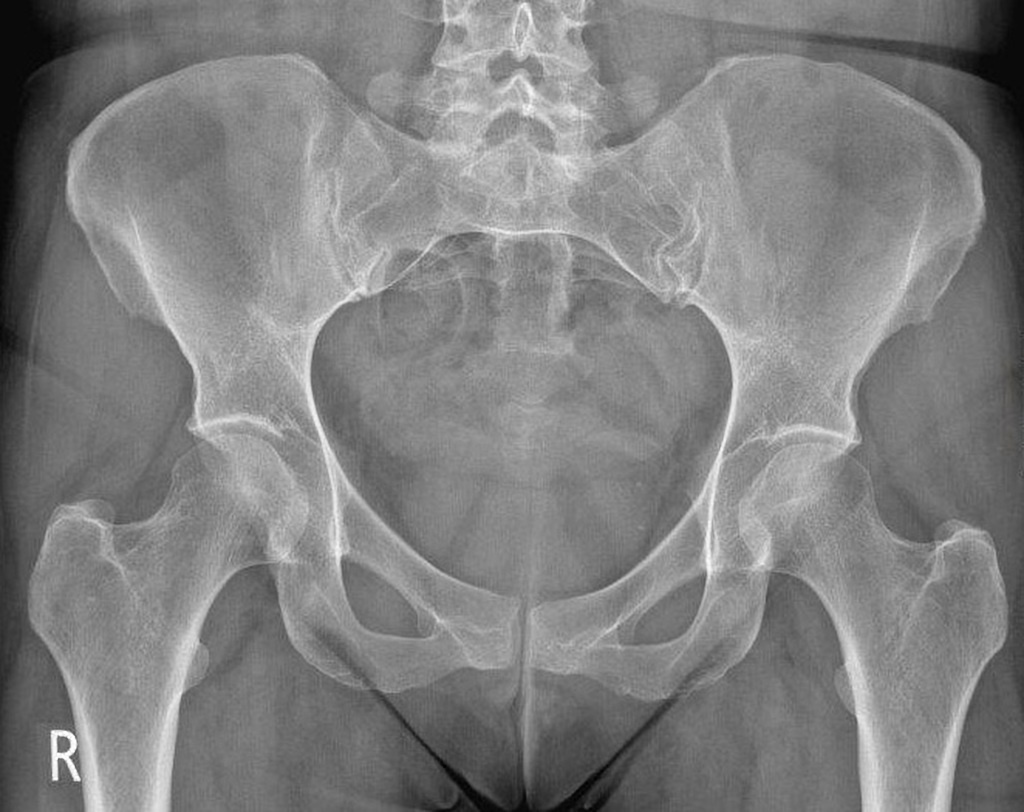
#> input picture dataset/100_20_30/no_THA_train/562ef969fc34f505549b7923e7b427_jumbo.jpeg, 1024 x 812 px
$ python physaugtrack.py
#> lines starting #> are read from the running program, lines starting #| are printed output that depends on the picture
# physical augmentation track by mxj

import os
from skimage import io, transform
import numpy as np
# import cv2

dataset_dir = 'dataset/100_20_30'
directories = {
    'train_0' : 'no_THA_train',
    'train_1' : 'yes_THA_train',
    'val_0' : 'no_THA_val',
    'val_1' : 'yes_THA_val',
}

# 'test_0' : 'no_THA_test',
# 'test_1' : 'yes_THA_test'


def read_image(img_path):
    x = io.imread(img_path)
#> x is the input picture: shape (812, 1024, 3); mean R, G, B 128, 128, 128
    img_name = os.path.splitext(img_path)[0]
    extension = os.path.splitext(img_path)[1]
    return x, img_name, extension


def save_image(x, new_img_path, extension):
    # [4 lines of commented-out code are left out]
    if extension == '':
        extension = '.jpg'
    new_img_path = new_img_path + extension
    print(new_img_path)
    if x.dtype == np.uint16:
        x = x.astype(np.uint8)
    io.imsave(new_img_path, x)


def rotate_image(img_path, degree):
    x, img_name, extension = read_image(img_path)
#> extension = '.jpeg'
    x = transform.rotate(x, degree, resize=True)
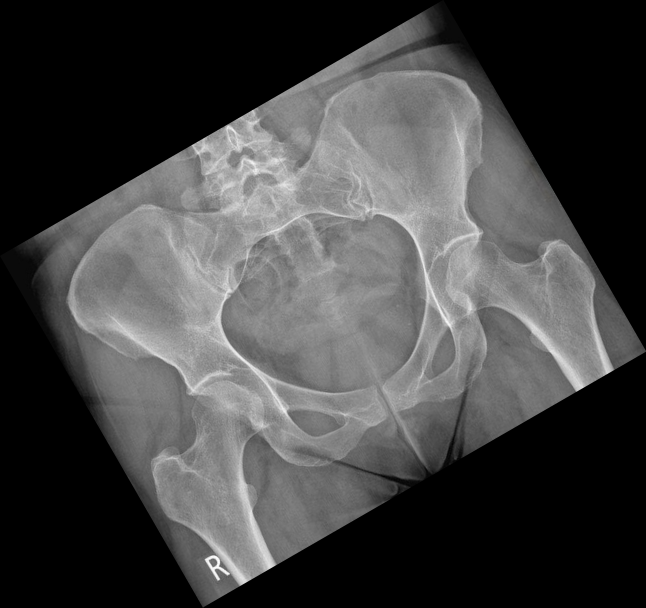
#> x: shape (1215, 1292, 3) float64 (shown at 1/2 size); mean R, G, B 0.266, 0.266, 0.266
    new_img_path = img_name + '_rotate_' + str(degree)
    save_image(x, new_img_path, extension)


def affine_image(img_path, iteration, rotate=False):
    x, img_name, extension = read_image(img_path)

    # [12 lines of commented-out code are left out]

    translation = (np.random.random_integers(-20, 20), np.random.random_integers(-20, 20))
    scale = (np.random.uniform(1/1.2, 1.2), np.random.uniform(1/1.2, 1.2))
    shear = np.random.random_integers(-10, 10)

    rotation = 0
    if rotate:
        rotation = np.random.random_integers(-15, +15)

    tf_augment = transform.AffineTransform(scale=scale, rotation=np.deg2rad(rotation), translation=translation, shear=np.deg2rad(shear))
    x = transform.warp(x, tf_augment)
    new_img_path = img_name + '_affine_' + str(iteration) + '_' + str(rotate)

    save_image(x, new_img_path, extension)


def amplify_image(img_path):
    for angle in range(30, 331, 30):
        rotate_image(img_path, angle)
    for iteration in range(1, 2):
        affine_image(img_path, iteration, rotate=False)
        affine_image(img_path, iteration, rotate=True)


def process_images():
    for key in directories:
        img_folder = os.path.join(dataset_dir, directories[key])
        images = os.listdir(img_folder)
        for image in images:
            if not image.startswith('.'): # avoid .DS_Store
                img_path = os.path.join(img_folder, image)
                amplify_image(img_path)


if __name__ == '__main__':
#> (the run stopped early here; a loop or call above may not have finished)
